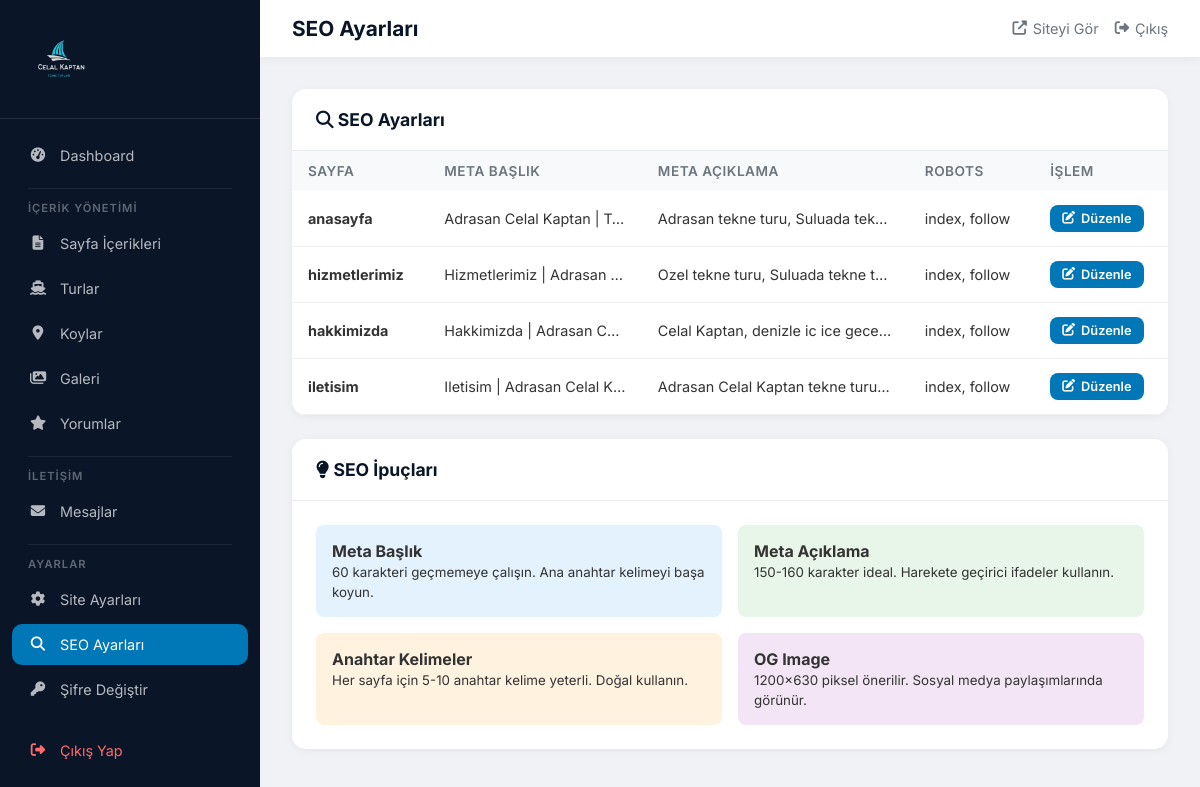
The page /admin/seo.php (signed in) on the database its author committed.
### tables this page shows
CREATE TABLE IF NOT EXISTS seo_settings (
    id INT AUTO_INCREMENT PRIMARY KEY,
    page_slug VARCHAR(100) NOT NULL UNIQUE,
    meta_title VARCHAR(255),
    meta_description TEXT,
    meta_keywords TEXT,
    robots VARCHAR(50) DEFAULT 'index, follow',
    canonical_url VARCHAR(500),
    og_image VARCHAR(255)
);

### includes/config.php (called while the page is built, shortened)
<?php
function sanitize($data) {
    return htmlspecialchars(trim($data), ENT_QUOTES, 'UTF-8');
}

### admin/seo.php (the view, shortened to what this page needs)
<?php include 'header.php';
$db = getDB();
$seoList = $db->query("SELECT * FROM seo_settings ORDER BY id ASC")->fetchAll();
$editing = null;
?>
<?php if ($editing): ?>
<div class="card">
    <div class="card-header">
        <h3><i class="fas fa-search"></i> SEO Düzenle: <?= sanitize($editing['page_slug']) ?></h3>
        <a href="seo.php" class="btn btn-sm btn-outline">Geri Dön</a>
    </div>
    <div class="card-body">
        <form method="POST" enctype="multipart/form-data">
            <input type="hidden" name="id" value="<?= $editing['id'] ?>">
            <div class="form-group">
                <label>Meta Başlık (Title Tag) <small style="color:#6c757d;">- Max 60 karakter önerilir</small></label>
                <input type="text" name="meta_title" value="<?= sanitize($editing['meta_title']) ?>" maxlength="70">
                <p style="font-size:0.8rem;color:#6c757d;margin-top:4px;">Google arama sonuçlarında görünen başlık</p>
            </div>
            <div class="form-group">
                <label>Meta Açıklama (Description) <small style="color:#6c757d;">- Max 160 karakter önerilir</small></label>
                <textarea name="meta_description" rows="3" maxlength="200"><?= sanitize($editing['meta_description']) ?></textarea>
                <p style="font-size:0.8rem;color:#6c757d;margin-top:4px;">Google arama sonuçlarında görünen açıklama</p>
            </div>
            <div class="form-group">
                <label>Anahtar Kelimeler (Keywords) <small style="color:#6c757d;">- Virgülle ayırın</small></label>
                <textarea name="meta_keywords" rows="2"><?= sanitize($editing['meta_keywords']) ?></textarea>
            </div>
            <div class="form-row">
                <div class="form-group">
                    <label>Robots</label>
                    <select name="robots">
                        <option value="index, follow" <?= $editing['robots'] === 'index, follow' ? 'selected' : '' ?>>index, follow</option>
                        <option value="noindex, follow" <?= $editing['robots'] === 'noindex, follow' ? 'selected' : '' ?>>noindex, follow</option>
                        <option value="index, nofollow" <?= $editing['robots'] === 'index, nofollow' ? 'selected' : '' ?>>index, nofollow</option>
                        <option value="noindex, nofollow" <?= $editing['robots'] === 'noindex, nofollow' ? 'selected' : '' ?>>noindex, nofollow</option>
                    </select>
                </div>
                <div class="form-group">
                    <label>Canonical URL</label>
                    <input type="url" name="canonical_url" value="<?= sanitize($editing['canonical_url']) ?>" placeholder="https://...">
                </div>
            </div>
            <div class="form-group">
                <label>OG Image (Sosyal medya paylaşım görseli)</label>
                <input type="file" name="og_image" accept="image/*">
                <?php if ($editing['og_image']): ?>
                <p style="margin-top:6px;font-size:0.85rem;color:#6c757d;">Mevcut: <?= sanitize($editing['og_image']) ?></p>
                <?php endif; ?>
            </div>
            <div style="background:#f8f9fa;padding:20px;border-radius:10px;margin-bottom:20px;">
                <p style="font-size:0.8rem;color:#6c757d;margin-bottom:8px;">Google Arama Önizleme:</p>
                <div style="max-width:600px;">
                    <p style="color:#1a0dab;font-size:1.1rem;margin-bottom:2px;"><?= sanitize($editing['meta_title'] ?: 'Sayfa Başlığı') ?></p>
                    <p style="color:#006621;font-size:0.85rem;margin-bottom:4px;">adrasancelalkaptan.com.tr › <?= sanitize($editing['page_slug']) ?></p>
                    <p style="color:#545454;font-size:0.85rem;"><?= sanitize(substr($editing['meta_description'], 0, 160)) ?></p>
                </div>
            </div>
            <button type="submit" class="btn btn-primary"><i class="fas fa-save"></i> SEO Ayarlarını Kaydet</button>
        </form>
    </div>
</div>
<?php else: ?>
<div class="card">
    <div class="card-header">
        <h3><i class="fas fa-search"></i> SEO Ayarları</h3>
    </div>
    <table>
        <thead><tr><th>Sayfa</th><th>Meta Başlık</th><th>Meta Açıklama</th><th>Robots</th><th>İşlem</th></tr></thead>
        <tbody>
            <?php foreach ($seoList as $s): ?>
            <tr>
                <td><strong><?= sanitize($s['page_slug']) ?></strong></td>
                <td style="max-width:200px;white-space:nowrap;overflow:hidden;text-overflow:ellipsis;"><?= sanitize($s['meta_title']) ?></td>
                <td style="max-width:250px;white-space:nowrap;overflow:hidden;text-overflow:ellipsis;"><?= sanitize($s['meta_description']) ?></td>
                <td><?= sanitize($s['robots']) ?></td>
                <td><a href="?edit=<?= $s['id'] ?>" class="btn btn-sm btn-primary"><i class="fas fa-edit"></i> Düzenle</a></td>
            </tr>
            <?php endforeach; ?>
        </tbody>
    </table>
</div>
<div class="card" style="margin-top:24px;">
    <div class="card-header">
        <h3><i class="fas fa-lightbulb"></i> SEO İpuçları</h3>
    </div>
    <div class="card-body">
        <div style="display:grid;grid-template-columns:1fr 1fr;gap:16px;">
            <div style="padding:16px;background:#e3f2fd;border-radius:8px;">
                <strong>Meta Başlık</strong><br>
                <small>60 karakteri geçmemeye çalışın. Ana anahtar kelimeyi başa koyun.</small>
            </div>
            <div style="padding:16px;background:#e8f5e9;border-radius:8px;">
                <strong>Meta Açıklama</strong><br>
                <small>150-160 karakter ideal. Harekete geçirici ifadeler kullanın.</small>
            </div>
            <div style="padding:16px;background:#fff3e0;border-radius:8px;">
                <strong>Anahtar Kelimeler</strong><br>
                <small>Her sayfa için 5-10 anahtar kelime yeterli. Doğal kullanın.</small>
            </div>
            <div style="padding:16px;background:#f3e5f5;border-radius:8px;">
                <strong>OG Image</strong><br>
                <small>1200x630 piksel önerilir. Sosyal medya paylaşımlarında görünür.</small>
            </div>
        </div>
    </div>
</div>
<?php endif; ?>
<?php include 'footer.php'; ?>

### admin/header.php (style rules this page uses)
* { margin:0; padding:0; box-sizing:border-box; }
body { font-family:'Inter',sans-serif; background:#f0f2f5; color:#333; }
.card { background:#fff; border-radius:14px; box-shadow:0 2px 10px rgba(0,0,0,0.05); overflow:hidden; margin-bottom:24px; }
.card-header { padding:20px 24px; border-bottom:1px solid #e9ecef; display:flex; align-items:center; justify-content:space-between; }
.card-header h3 { font-size:1.1rem; color:#0a1628; }
.card-body { padding:24px; }
table { width:100%; border-collapse:collapse; }
table th { background:#f8f9fa; padding:12px 16px; text-align:left; font-size:0.85rem; color:#6c757d; font-weight:600; text-transform:uppercase; letter-spacing:0.5px; }
table td { padding:14px 16px; border-bottom:1px solid #f0f0f0; font-size:0.9rem; }
.btn { display:inline-flex; align-items:center; gap:6px; padding:10px 20px; border-radius:8px; font-family:inherit; font-size:0.9rem; font-weight:600; border:none; cursor:pointer; transition:all 0.3s; text-decoration:none; }
.btn-primary { background:#0077b6; color:#fff; }
.btn-sm { padding:6px 12px; font-size:0.8rem; }

### rows shown on the page
seo_settings: page_slug "anasayfa", meta_title "Adrasan Celal Kaptan | T…", meta_description "Adrasan tekne turu, Suluada tek…", robots "index, follow"
seo_settings: page_slug "hizmetlerimiz", meta_title "Hizmetlerimiz | Adrasan…", meta_description "Ozel tekne turu, Suluada tekne t…", robots "index, follow"
seo_settings: page_slug "hakkimizda", meta_title "Hakkimizda | Adrasan C…", meta_description "Celal Kaptan, denizle ic ice gece…", robots "index, follow"
seo_settings: page_slug "iletisim", meta_title "Iletisim | Adrasan Celal K…", meta_description "Adrasan Celal Kaptan tekne turu…", robots "index, follow"
